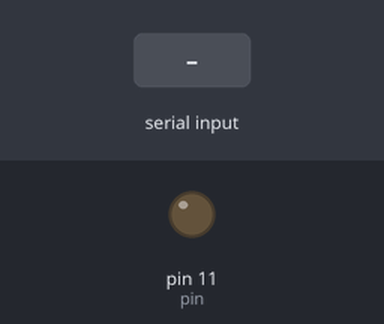
The sketch below on a simulated Arduino Uno, built with avr-gcc and run on an emulated ATmega328P. On the bench: output pins drawn as LEDs (lit = HIGH). The inputs (shaded band) are chosen by the test bench.

Above: at 1.2 s.
1.3 s: "90,45\n" received over Serial
At 1.6 s:
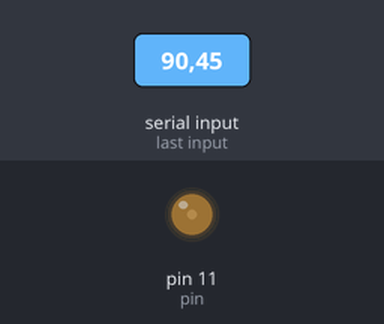
3.8 s: "30,150\n" received over Serial
At 4.6 s:
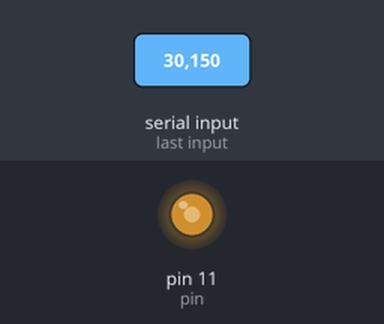
6.3 s: "200\n" received over Serial
At 7.1 s:
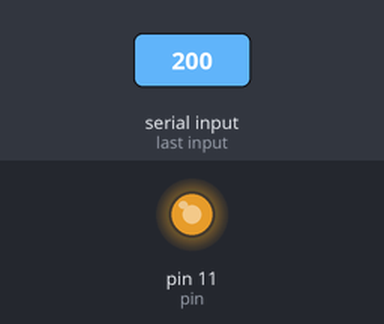
Timing chart, 0 to 9.3 s (numbered marks = the images above; inputs shaded):
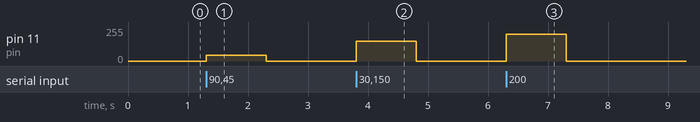

The sketch:

SerialIn.ino
```cpp
//Example - Serial Input & PWM
//Writes numbers entered over serial to a PWM pin
//To setup arduino for upload:
  //Go to Tools -> Port and select the only one there
//To upload press the right arrow button in the top left corner
//To open the serial port, press the magnifying glass button in the top right corner

const int pin=11;//Fix

void setup() {                    //Setup: Code that runs at startup
  Serial.begin(9600);             //Start serial at 9600 bits per second
	pinMode(pin,OUTPUT);						//Set pin to output
}                                 //End of setup

void loop(){											//Loop: Code that runs repeately after setup
	int in=Serial.parseInt();				//Read a number
	if(in>-1){
		analogWrite(pin,in);					//Set PWM pin output
	}
}																	//End of loop
```

Measured:
- after the input at 1.3 s, pin 11 (pin): 0/255 → 45/255 at once, → 0/255 1.0 s later
- after the input at 3.8 s, pin 11 (pin): 0/255 → 150/255 at once, → 0/255 1.0 s later
- after the input at 6.3 s, pin 11 (pin): 0/255 → 200/255 at once, → 0/255 1.0 s later
